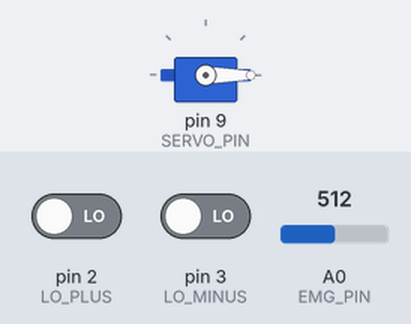
The sketch below on a simulated Arduino Uno, built with avr-gcc and run on an emulated ATmega328P. Parts: servo. The inputs (shaded band) are chosen by the test bench; at power-on: A0 (EMG_PIN) = 512, pin 2 (LO_PLUS) LOW, pin 3 (LO_MINUS) LOW. What the sketch prints to the serial monitor is not drawn.

Above: at 1.2 s.
1.3 s: A0 (EMG_PIN) set to 653
4.3 s: A0 (EMG_PIN) set to 678
At 4.9 s:
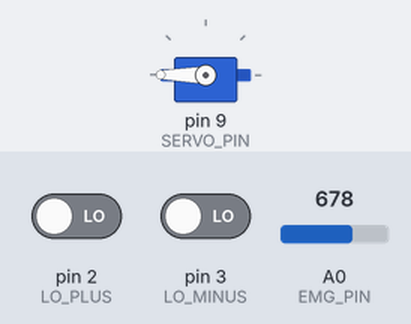
Timing chart, 0 to 7.3 s (numbered marks = the images above; inputs shaded):
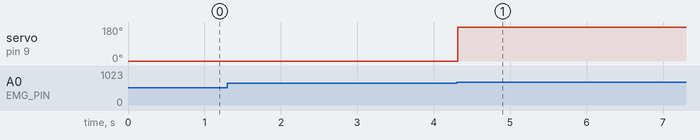

Measured:
- the behaviour switches between 662 and 663 on A0 (EMG_PIN) (found by bisection; images 0 and 1)
- after the input at 4.3 s, servo on pin 9 (SERVO_PIN): 0° → 180° at once

The sketch:

manoproto.ino
```cpp
#include <Servo.h>

// ===== CONFIGURACIÓN DE PINES =====
#define EMG_PIN A0        // Pin analógico para la señal EMG
#define SERVO_PIN 9       // Pin digital para el servo
#define LO_PLUS 2         // Pin para detección de electrodos (opcional)
#define LO_MINUS 3        // Pin para detección de electrodos (opcional)

// ===== CONFIGURACIÓN DE PARÁMETROS =====
#define SAMPLE_RATE 1000  // Frecuencia de muestreo en Hz
#define WINDOW_SIZE 10    // Tamaño de la ventana para la media móvil
#define THRESHOLD 150     // Umbral para detectar contracción (ajustar según necesidad)
#define OFFSET 512        // Valor de offset para centrar la señal (2.5V = 512 en ADC de 10 bits)

// ===== VARIABLES GLOBALES =====
Servo emgServo;           // Objeto para controlar el servo
int rawValue;             // Valor crudo del sensor
int filteredValue;        // Valor filtrado
int window[WINDOW_SIZE];  // Array para la media móvil
int windowIndex = 0;      // Índice actual de la ventana
bool isContracted = false;// Estado de contracción
bool manoAbierta = true;  // Estado de la mano (true = abierta, false = cerrada)
bool ultimoEstado = false;// Último estado de contracción detectado

// ===== FUNCIONES DE FILTRADO =====
void initWindow() {
  for(int i = 0; i < WINDOW_SIZE; i++) {
    window[i] = 0;
  }
}

int getMovingAverage(int newValue) {
  window[windowIndex] = newValue;
  windowIndex = (windowIndex + 1) % WINDOW_SIZE;

  long sum = 0;
  for(int i = 0; i < WINDOW_SIZE; i++) {
    sum += window[i];
  }
  return sum / WINDOW_SIZE;
}

// ===== FUNCIONES DE ANÁLISIS =====
bool detectContraction(int value) {
  return value > THRESHOLD;
}

// ===== FUNCIONES DE ACTUACIÓN =====
void updateServo(bool contracted) {
  if(contracted && !ultimoEstado) {  // Solo cambia cuando hay un flanco ascendente
    manoAbierta = !manoAbierta;      // Alterna el estado de la mano
    if(manoAbierta) {
      emgServo.write(0);    // Abre la mano
    } else {
      emgServo.write(180);  // Cierra la mano
    }
  }
  ultimoEstado = contracted;
}

void printStatus(bool contracted, int value) {
  Serial.print("Valor filtrado: ");
  Serial.print(value);
  Serial.print(" | Estado: ");
  Serial.print(contracted ? "Contracción detectada" : "Reposo");
  Serial.print(" | Mano: ");
  Serial.println(manoAbierta ? "Abierta" : "Cerrada");
}

void setup() {
  Serial.begin(115200);

  pinMode(EMG_PIN, INPUT);
  pinMode(LO_PLUS, INPUT);
  pinMode(LO_MINUS, INPUT);

  emgServo.attach(SERVO_PIN);
  emgServo.write(0);  // Posición inicial (mano abierta)

  initWindow();

  Serial.println("Sistema EMG iniciado");
  Serial.println("Esperando señal...");
}

void loop() {
  if(digitalRead(LO_PLUS) == HIGH || digitalRead(LO_MINUS) == HIGH) {
    Serial.println("¡Electrodos desconectados!");
    delay(100);
    return;
  }

  rawValue = analogRead(EMG_PIN);
  rawValue = rawValue - OFFSET;
  rawValue = abs(rawValue);
  filteredValue = getMovingAverage(rawValue);

  isContracted = detectContraction(filteredValue);
  updateServo(isContracted);

  printStatus(isContracted, filteredValue);

  delay(1000/SAMPLE_RATE);
}
```
